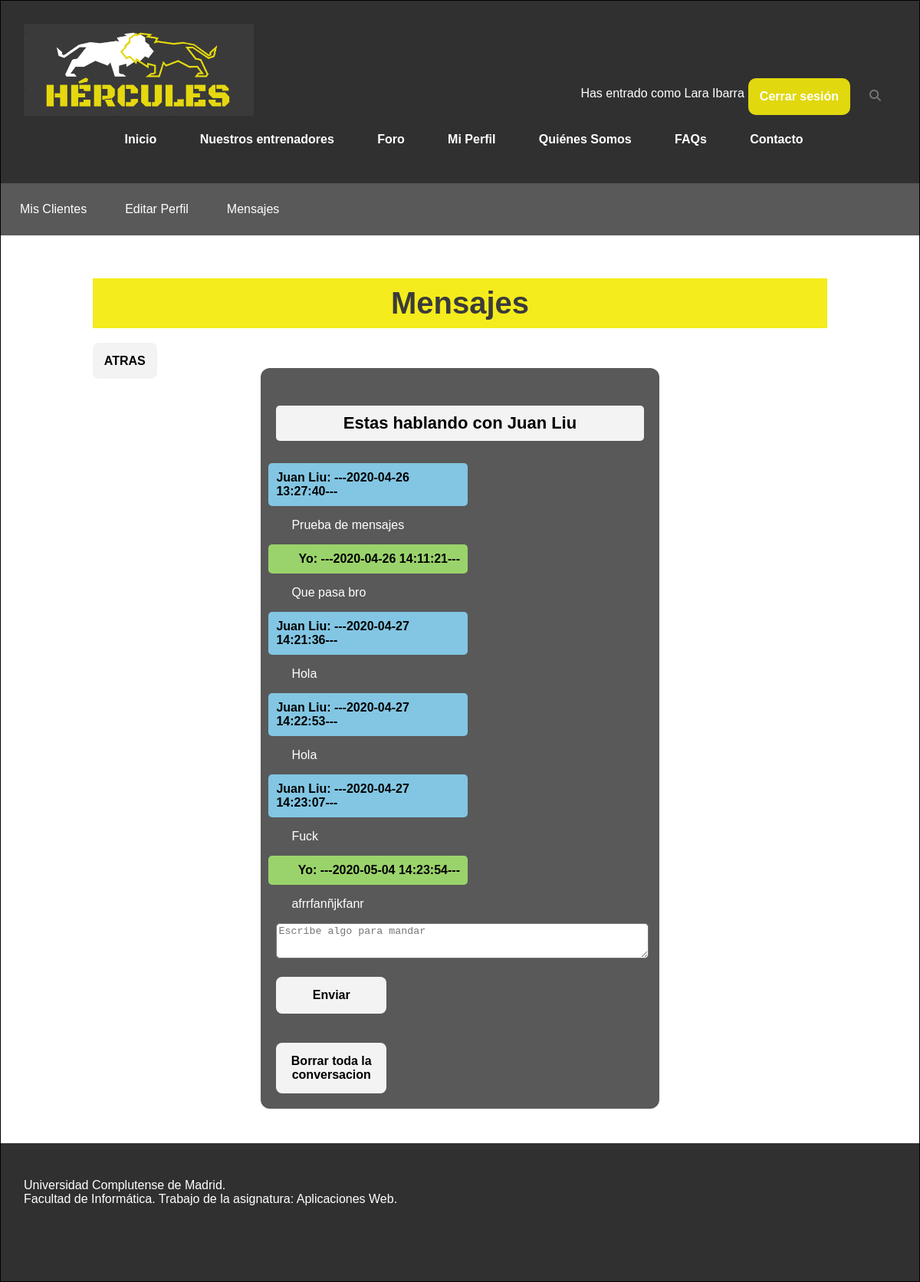
The app's page /miPerfilBuzon.php?reciever=26515643R (signed in), older data.
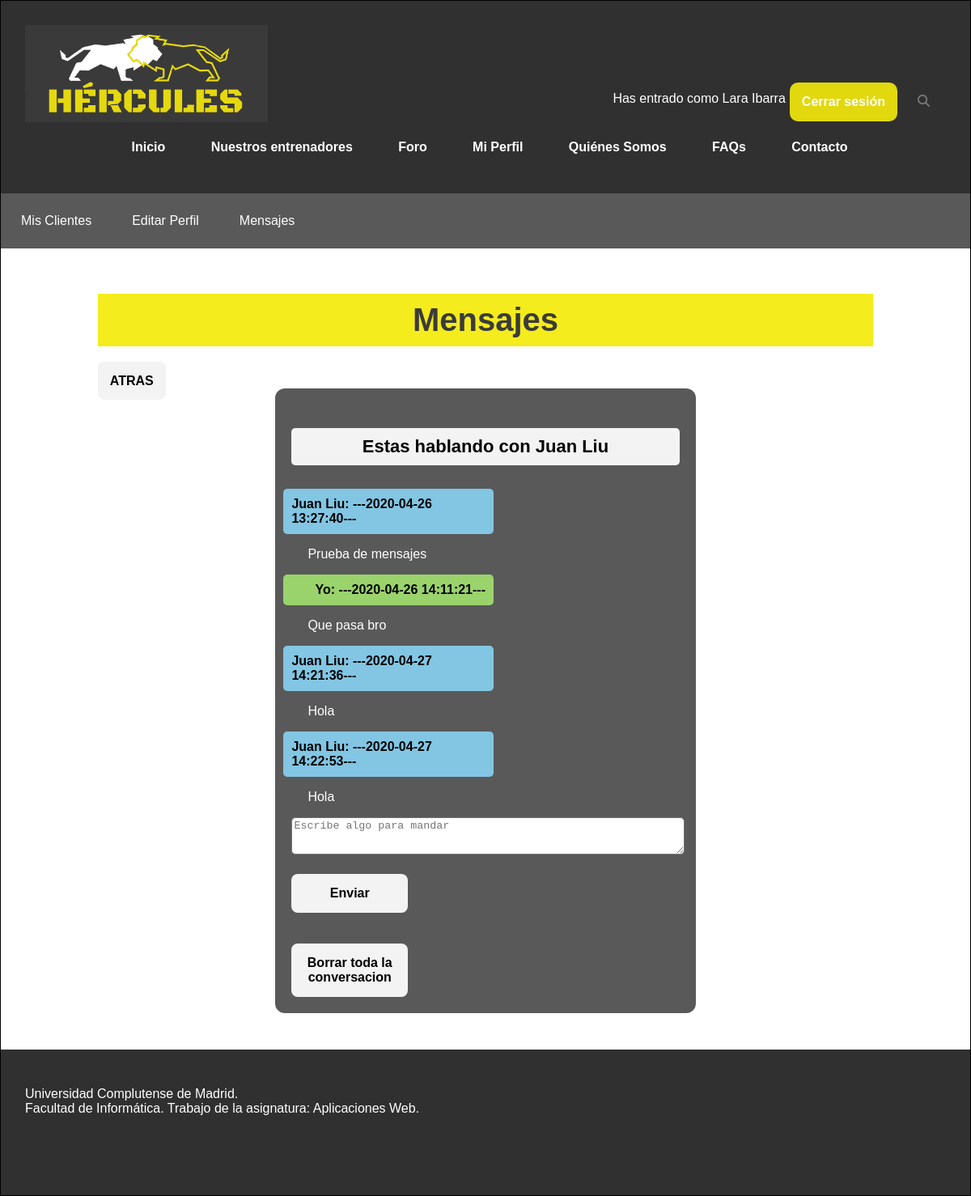
The same page, newer data.
### tables this page shows
CREATE TABLE `mensajes` (
  `id` int(11) NOT NULL,
  `emisor` varchar(10) NOT NULL,
  `receptor` varchar(10) NOT NULL,
  `texto` text NOT NULL,
  `fecha` timestamp NOT NULL DEFAULT current_timestamp(),
  `del_1` tinyint(1) NOT NULL DEFAULT 0,
  `del_2` tinyint(1) NOT NULL DEFAULT 0,
  `visto` tinyint(1) NOT NULL DEFAULT 0
);

CREATE TABLE `usuario` (
  `nif` varchar(10) NOT NULL,
  `nombre` varchar(30) NOT NULL,
  `contrasenna` varchar(255) NOT NULL,
  `foto` varchar(255) DEFAULT 'includes/img/usuarios/default.png',
  `email` varchar(30) NOT NULL,
  `sexo` varchar(6) DEFAULT NULL,
  `fechaNac` date DEFAULT NULL,
  `telefono` varchar(15) DEFAULT NULL,
  `ubicacion` varchar(50) DEFAULT NULL,
  `peso` decimal(5,2) DEFAULT NULL,
  `altura` decimal(5,0) DEFAULT NULL,
  `preferencias` varchar(50) DEFAULT NULL,
  `tipoUsuario` tinyint(2) NOT NULL DEFAULT 0,
  `titulacion` varchar(30) DEFAULT NULL,
  `especialidad` varchar(50) DEFAULT NULL,
  `experiencia` varchar(30) DEFAULT NULL
);

### includes/TOs/TOUsuario.php (called while the page is built, shortened)
<?php
class TOUsuario {
    private $nif;
    private $nombre;
    private $tipoUsuario;
    public function __construct($nif = null, $nombre = null, $password = null, $foto = null, $email = null, $sexo = null, $fechaNac = null, $telefono = null, $ubicacion = null, $peso = null, $altura = null, $preferencias = null, $tipoUsuario = null, $titulacion= null, $especialidad = null, $experiencia = null){
      $this->nif = $nif;
      $this->nombre = $nombre;
      $this->tipoUsuario = $tipoUsuario;
    }
    public function getNif()
    {
        return $this->nif;
    }
    public function setNif($nif)
    {
        $this->nif = $nif;
    }
    public function getNombre()
    {
        return $this->nombre;
    }
    public function setNombre($nombre)
    {
        $this->nombre = $nombre;
    }
    public function getTipoUsuario()
    {
        return $this->tipoUsuario;
    }
    public function setTipoUsuario($tipoUsuario)
    {
        $this->tipoUsuario = $tipoUsuario;
    }
}

### includes/DAOs/DAO.php (called while the page is built, shortened)
<?php
class DAO {
    private $servername = "localhost";
    private $username = "hercules";
    private $password = "iG8hC62acnPrvIeU";
    private $dbname = "hercules";
    private $mysqli = null;
    public function __construct(){
        if(!$this->mysqli){
            $this->mysqli = new mysqli($this->servername, $this->username, $this->password, $this->dbname);
        }
    }
    protected function consultarv2($sql){
        if ($sql != "") {
            $consulta = $this->mysqli->query($sql) or die ($this->mysqli->error. " en la linea ".(__LINE__-1));
            $tablaDatos = array();
            if (substr($sql, 0, 6) == "SELECT") {
                if ($consulta) {
                    while ($fila = mysqli_fetch_assoc($consulta)){
                        array_push($tablaDatos, $fila);
                    }
                }
            }
            return $tablaDatos;
        }
        else {
            return 0;
        }
    }
}

### includes/controller.php (called while the page is built, shortened)
<?php
require_once(__DIR__ . '/DAOs/usuarioDAO.php');
require_once(__DIR__ . '/DAOs/mensajesDAO.php');
class controller{
    private $usuarioDAO;
    private $mensajesDAO;
    private static $instance = null;
    public function __construct(){
        $this->usuarioDAO = new UsuarioDAO();
        $this->mensajesDAO = new mensajesDAO();
    }
     public static function getInstance() {
        if (null === self::$instance) {
            self::$instance = new self();
        }
        return self::$instance;
    }
    public function cargarUsuario($nif){
        $cond= "nif = '". $nif ."'";
        $res=$this->usuarioDAO->selectUsuario('', $cond);
        if (count($res) == 1) {
            $row=$res[0];
            $usuario = new TOUsuario();
            $usuario->setNif($nif);
            $usuario->setNombre($row["nombre"]);
            $usuario->setPassword($row["contrasenna"]);
            $usuario->setEmail($row["email"]);
            $usuario->setSexo($row["sexo"]);
            $usuario->setFoto($row["foto"]);
            $usuario->setFechaNac($row["fechaNac"]);
            $usuario->setTelefono($row["telefono"]);
            $usuario->setUbicacion($row["ubicacion"]);
            $usuario->setPeso($row["peso"]);
            $usuario->setAltura($row["altura"]);
            $usuario->setPreferencias($row["preferencias"]);
            $usuario->setTipoUsuario($row["tipoUsuario"]);
            $usuario->setTitulacion($row["titulacion"]);
            $usuario->setEspecialidad($row["especialidad"]);
            $usuario->setExperiencia($row["experiencia"]);
            return $usuario;
        } else{
            return 0;
        }
    }
    public function selectMensajes($col, $cond){
        return $this->mensajesDAO->select($col, $cond);
    }
}

### includes/config.php (called while the page is built, shortened)
<?php
require_once __DIR__.'/TOs/TOUsuario.php';
require_once __DIR__.'/controller.php';
$ctrl = controller::getInstance();

### includes/DAOs/mensajesDAO.php (called while the page is built, shortened)
<?php
require_once(__DIR__.'/DAO.php');
class mensajesDAO extends DAO
{
    public function select($col, $cond){
        $query = "";
        if ($col == "") {
            $col = "*";
        }
        if ($cond == "") {
            $query = "SELECT ".$col." FROM mensajes";
        }
        else {
            $query = "SELECT ".$col." FROM mensajes WHERE ".$cond;
        }
        return $this->consultarv2($query);
    }
}

### includes/DAOs/usuarioDAO.php (called while the page is built, shortened)
<?php
require_once(__DIR__.'/DAO.php');
require_once(__DIR__.'/../TOs/TOUsuario.php');
class UsuarioDAO extends DAO {
    public function selectUsuario($col, $cond){
        $query = "";
        if ($col == "") {
            $col = "*";
        }
        if ($cond == "") {
            $query = "SELECT ".$col." FROM usuario";
        }
        else {
            $query = "SELECT ".$col." FROM usuario WHERE ".$cond;
        }
        return $this->consultarv2($query);
    }
}

### miPerfilBuzon.php (the view, shortened to what this page needs)
<?php
	require_once 'includes/config.php';
?>
<!DOCTYPE html>
<html>
<head>
	<link rel="stylesheet" type="text/css" href="includes/css/estilo.css" />
	<link rel="stylesheet" type="text/css" href="includes/css/estiloPagsMiPerfil.css" />
</head>
<body>
<div id="contenedor">
	<?php
		require('includes/comun/cabecera.php');
		require('miPerfilCabecera.php');
	?>
	<div id="contenido">
		<h2>Mensajes</h2>
		<?php
		if (isset($_GET['reciever'])) {
		    echo '<a href="miPerfilBuzon.php">ATRAS</a>';
		    $ctrl->updateMensajes('visto=1', "receptor='".$_SESSION["usuario"]->getNif()."' AND emisor='".$_GET['reciever']."'");
		    $men_arr = $ctrl->selectMensajes('', "emisor='".$_SESSION["usuario"]->getNif()."' AND receptor='".$_GET['reciever']."' OR
                emisor='".$_GET['reciever']."' AND receptor='".$_SESSION["usuario"]->getNif()."' ORDER BY fecha");
		    $el_otro = '';
		    echo '<div class="chat-all">';
		    if (count($men_arr) > 0) {
		        if ($men_arr[0]['emisor'] == $_SESSION["usuario"]->getNif()) {
		            $el_otro = $ctrl->cargarUsuario($men_arr[0]['receptor'])->getNombre();
		        }
		        else {
		            $el_otro = $ctrl->cargarUsuario($men_arr[0]['emisor'])->getNombre();
		        }
		        echo '<div id="chat">';
		        echo '<h4>Estas hablando con '.$el_otro.'</h4>';
	            foreach ($men_arr as $value) {
	                if ($value['emisor'] == $_SESSION["usuario"]->getNif()) {
	                    $men = '<p><span class="yo">'."Yo: ";
	                    echo $men.'---'.$value['fecha'].'---</span></p>';
	                }
	                else {
	                    $men = '<p><span class="el-otro">'.$el_otro . ": ";
	                    echo $men.'---'.$value['fecha'].'---</span></p>';
	                }
	                echo '<p><span class="los-dos">'.$value['texto'].'</span></p>';
	            }
    		    echo '<form method="POST" action="PR_miPerfilBuzon_chat.php">';
            		    echo '<textarea name="men" rows="5" cols="40" placeholder="Escribe algo para mandar"></textarea>';
            		    echo '<div class="grupo-control"><button type="submit" name="send">Enviar</button></div>';
    		    echo '</form>';
    		    echo '<br>';
    		    echo '<form method="POST" action="PR_miPerfilBuzon_chat.php">';
    		    echo '<button type="submit" name="borrar">Borrar toda la conversacion</button>';
    		    echo '</form>';
    		    echo '</div>';
		    }
		    echo '</div>';
		}
		?>
	</div>
	<?php
		require('includes/comun/pie.php');
	?>
</div>
</body>
</html>

### includes/comun/cabecera.php (shortened to what this page needs)
<div id="cabecera">
		<a href="index.php"> <img src="includes/img/Hercules_logo.png" width="300" height="120" alt="Logo de Hercules: la web"></a>
    	<div class="saludo">
    		<?php
    		if (isset($_SESSION['login'])) {
    			echo  "<p>Has entrado como " . $_SESSION['usuario']->getNombre() . "</p><a href= logout.php>" . "Cerrar sesión" . "</a>";
    		}
    		else {
    			echo '<a href= login.php>Iniciar sesión</a>';
    			echo '<br>';
    			echo '<a href= registro.php>Regístrate</a>';
    			echo '<br>';
    		}
    		?>
             <div id="icon-search">
                <i class="fas fa-search" id="search"></i>
            </div>
    	</div>
    	<div class="menu">
    		<ul>
    		  <li><a href= index.php>Inicio</a></li>
    		  <li><a href= entrenadores.php>Nuestros entrenadores</a></li>
    		  <li><a href= foro.php>Foro</a></li>
    		  <li class="submenu"><a href= miPerfil.php>Mi Perfil</a>
              </li>
    		  <li><a href= quienes_somos.php>Quiénes Somos</a></li>
    		  <li><a href= faqs.php>FAQs</a></li>
    		  <li><a href= contacto.php>Contacto</a></li>
    		</ul>
    	</div>
</div>

### miPerfilCabecera.php (shortened to what this page needs)
<?php
	require_once 'includes/config.php';
?>
<!DOCTYPE html>
<html>
<head>
	<link rel="stylesheet" type="text/css" href="includes/css/estilo.css" />
</head>
<body>
	<div class = "menu-interno">
		<ul>
			<?php
				if ($_SESSION['usuario']->getTipoUsuario()==1) {
					echo '<li><a href= miPerfilMisClientes.php>Mis Clientes</a></li>';
					echo '<li><a href= miPerfilEditar.php>Editar Perfil</a></li>';
				}
			?>
			<li><a href= miPerfilBuzon.php>Mensajes</a></li>
		</ul>
	</div>
</body>
</html>

### includes/comun/pie.php
<div id="pie">
	<p>Universidad Complutense de Madrid. <br>
	Facultad de Informática. Trabajo de la asignatura: Aplicaciones Web.</p>
</div>

### includes/css/estilo.css (style rules this page uses)
body { width: 100%; font-family: "Trebuchet MS", Helvetica, sans-serif; margin: 0; padding: 0; background-color: white; }
div#contenedor { margin: auto; border: 1px solid black; background-color: white; width: auto; min-width: min-content; max-width:none; }
div#cabecera { padding: 30px; height: auto; background-color: #303030; color: white; display: flex; flex-flow: wrap; min-width: min-content; }
div#cabecera a, div#cabecera a:visited { color: white; font-weight: bold; text-decoration: none; }
div#cabecera .saludo { place-self: flex-end; margin-left: auto; display: flex; }
div#cabecera .saludo a { background-color: #e1d80d; padding: 15px; border-radius: 10px; margin: 5px; width: max-content; }
div#cabecera #icon-search { display: flex; justify-content: flex-end; }
#icon-search i { font-size: 15px; color: #777777; cursor: pointer; transition: all 300ms; margin: 20px 20px; }
div#cabecera .menu { display: flex; justify-content: space-around; min-width: min-content; width:100%; }
div#contenido { padding-top: 30px; padding-bottom: 30px; min-height: 500px; width: 80%; margin-left: 10%; background-color: white; overflow:auto; }
div#contenido h2 { text-align: center; font-size: 40px; margin-top:10px; color: #3b3b3b; background-color: #f4ec1c; padding: 10px; position: relative; }
div#pie { padding: 30px; height: 120px; background-color: #303030; color: white; }
p { text-align: left; }
.menu ul { list-style-type: none; margin: 0; padding: 0; overflow: hidden; display: flex; list-style: none; flex-direction: row; }
.menu ul li { margin-left: 10px; padding: 0.2em; }
.menu a { display: block; padding: 15px 20px; color: #fff; text-decoration: none; }
.menu-interno { background-color:rgba(34,34,34,0.75); margin-top: -16px; }
.menu-interno ul { padding: 0; display: flex; list-style: none; flex-direction: row; }
.menu-interno li a { display: block; padding: 25px 25px; }
.menu-interno a { display: block; color: #fff; text-decoration: none; }

### includes/css/estiloPagsMiPerfil.css (style rules this page uses)
div#contenido .chat-all { width: 50%; background-color:rgba(34,34,34,0.75); margin: 0 auto; padding: 20px; border-radius: 12px; -moz-border-radius: 12px; -o-border-radius: 12px; -webkit-border-radius: 12px; margin-bottom: 15px; }
div#contenido .chat-all h4 { text-align: center; font-size: 22px; background-color: #f3f3f3; border-radius: 5px; padding: 10px; }
div#contenido .chat-all textarea { width: 100%; height: 40px; border-radius: 5px; -moz-border-radius: 5px; -o-border-radius: 5px; -webkit-border-radius: 5px; }
.yo, .el-otro { width: 50%; padding: 10px; border-radius: 5px; font-weight: bold; }
.yo { background: #9AD36B; text-align: right; display: inline-block; margin: 0 0 0 -10px; }
.el-otro { background: #82C6E3; display: inline-block; text-align: left; margin: 0 0 0 -10px; }
.los-dos { width: 100%; color: white; margin: 20px; }
div#contenido a, button[type="submit"], button[id="abrir"] { cursor:pointer; text-decoration: none; border: 0; color: black; background-color: #f3f3f3; opacity: 1.5; margin-top: 20px; padding: 15px; width: 30%; font-size: 16px; font-weight: 600; border-radius: 8px; text-align: center; }

Row changes from the older to the newer data that the page shows:
removed mensajes: $el_otro "Juan Liu", fecha "2020-04-27 14:23:07", texto "Fuck"
removed mensajes: fecha "2020-05-04 14:23:54", texto "afrrfanñjkfanr"
